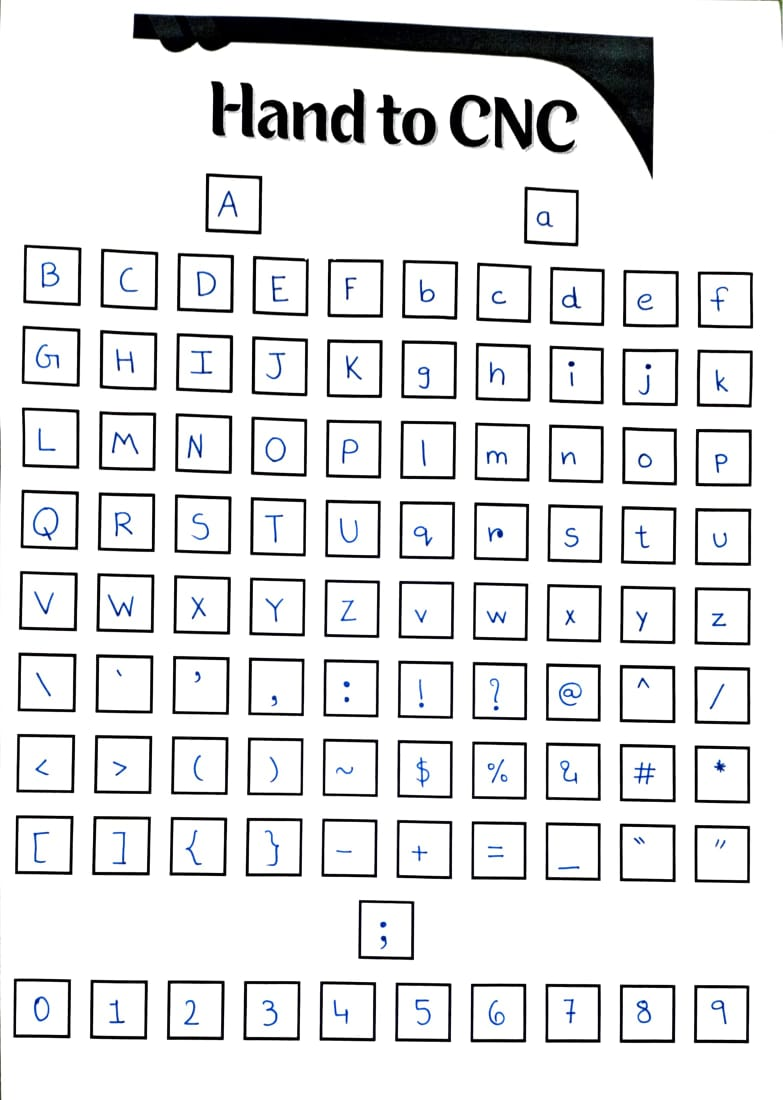
#> input picture hand_Image.jpg, 783 x 1100 px; its folder holds only this picture in this run
$ python -i textCrop.py   (imports and definitions only)
#> lines starting #> are read from the running program, lines starting #| are printed output that depends on the picture; after the words box and inside, x2 and y2 are one past the last pixel; in counts of white or black regions, pixels touching at a corner belong together
import cv2
import os

def remove_black_borders(image_path, output_path):
    """
    Removes black borders from an image and saves it.

    Parameters:
        image_path (str): Path to the input image file.
        output_path (str): Path to save the output image file.
    """
#> called with image_path = 'hand_Image.jpg', output_path = 'out.png'
    # Read image
    image = cv2.imread(image_path)
#> image is the input picture: shape (1100, 783, 3); mean B, G, R 229.2, 228.5, 228

    # Convert to grayscale
    gray = cv2.cvtColor(image, cv2.COLOR_BGR2GRAY)

    # Apply edge detection
    edges = cv2.Canny(gray, 50, 150)
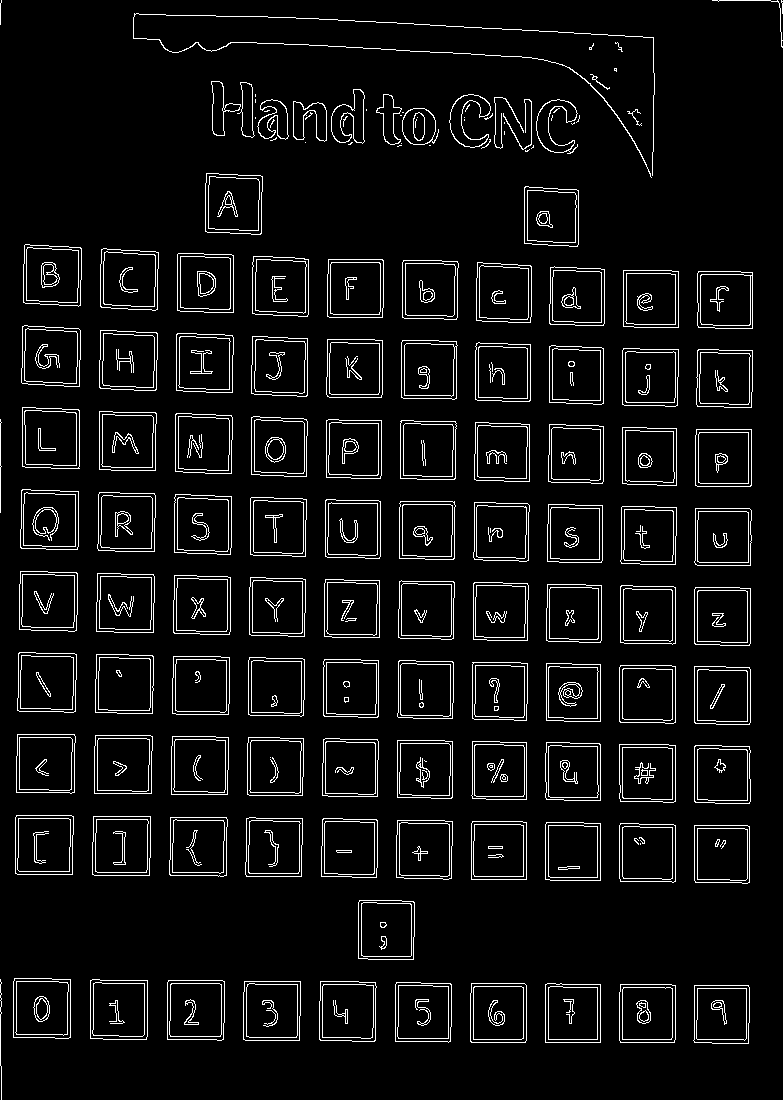
#> edges: shape (1100, 783); 6.1% white in thin lines or dots

    # Find contours
    contours, _ = cv2.findContours(edges, cv2.RETR_EXTERNAL, cv2.CHAIN_APPROX_SIMPLE)
#> contours = 144 contours, 38 with area under 20; largest, box (x1, y1, x2, y2) and area: (22, 407, 80, 469) 3384, (15, 815, 74, 875) 3378, (92, 816, 151, 876) 3378, (17, 652, 77, 713) 3370, (19, 571, 78, 632) 3360

    # Get bounding box of largest contour
    x, y, w, h = cv2.boundingRect(contours[0]) # type: ignore
#> x = 693; y = 985; w = 57; h = 59

    # Crop the image using the bounding box
    cropped_image = image[y:y+h, x:x+w]
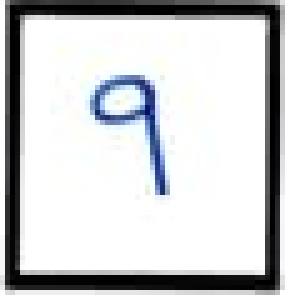
#> cropped_image: shape (59, 57, 3) (shown 5 times larger); mean B, G, R 204.6, 202.7, 201.3

    # Save the cropped image
    cv2.imwrite(output_path, cropped_image)

def remove_black_borders_in_folder(input_folder, output_folder):
    """
    Removes black borders from all images in a folder.

    Parameters:
        input_folder (str): Path to the input folder containing images.
        output_folder (str): Path to save the output images.
    """
    # Create the output folder if it doesn't exist
    if not os.path.exists(output_folder):
        os.makedirs(output_folder)

    # Get a list of all image files in the input folder
    image_files = [f for f in os.listdir(input_folder) if os.path.isfile(os.path.join(input_folder, f))]

    # Process each image file
    for image_file in image_files:
        input_path = os.path.join(input_folder, image_file)
        output_path = os.path.join(output_folder, image_file)
        remove_black_borders(input_path, output_path)

# Input and output folder paths
input_folder = "Output"
output_folder = "Output"

# Remove black borders from images in the input folder and save them to the output folder
# [1 line not run here, left out]

>>> result = remove_black_borders('hand_Image.jpg', 'out.png')

$ run again, on shashank.jpg
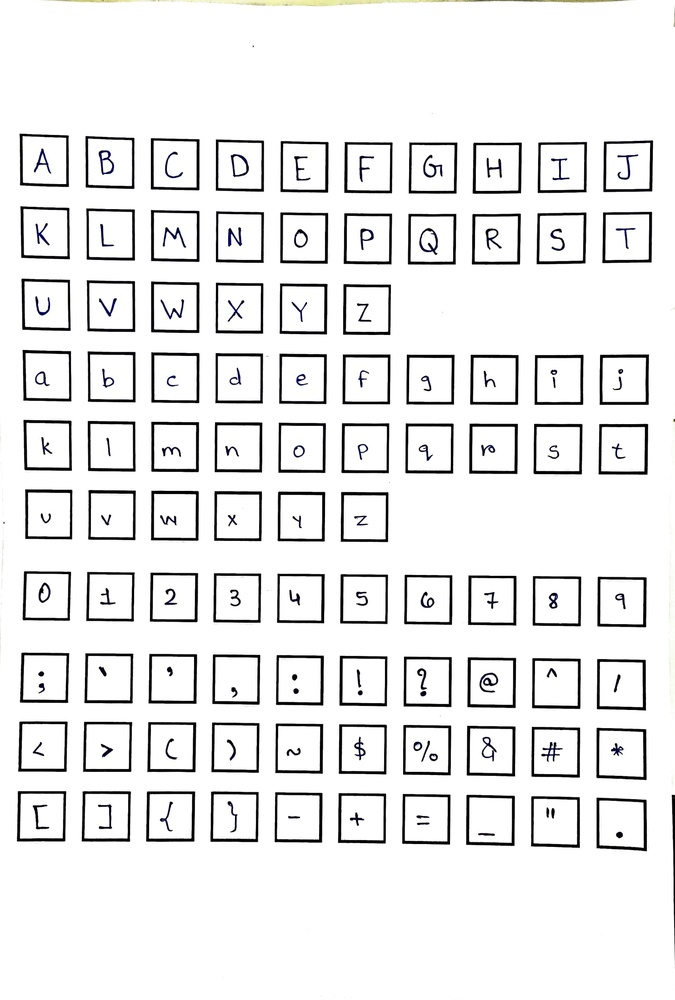
#> input picture shashank.jpg, 675 x 1000 px, shrunk from 1485 x 2200 before the run
#> in remove_black_borders, image is the input picture: shape (1000, 675, 3); mean B, G, R 235.1, 235, 235
#> in remove_black_borders, `edges = cv2.Canny(gray, 50, 150)`:
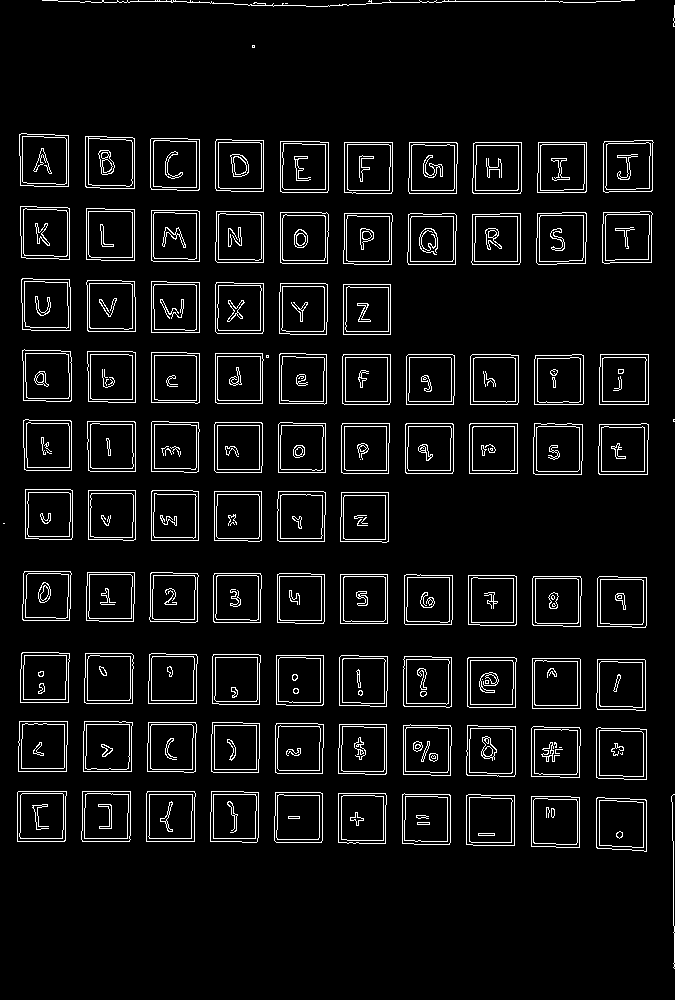
#> edges: shape (1000, 675); 6.1% white in thin lines or dots
#> contours = 100 contours, 7 with area under 20; largest, box (x1, y1, x2, y2) and area: (596, 797, 647, 852) 2542, (596, 727, 647, 780) 2518, (150, 138, 200, 191) 2508, (85, 136, 135, 189) 2504, (20, 206, 70, 260) 2498
#> x = 596; y = 797; w = 51; h = 55
#> in remove_black_borders, `cropped_image = image[y:y+h, x:x+w]`:
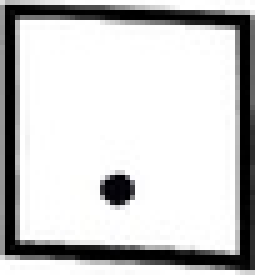
#> cropped_image: shape (55, 51, 3) (shown 5 times larger); mean B, G, R 201.8, 201.8, 201.8

$ run again, on Image.png
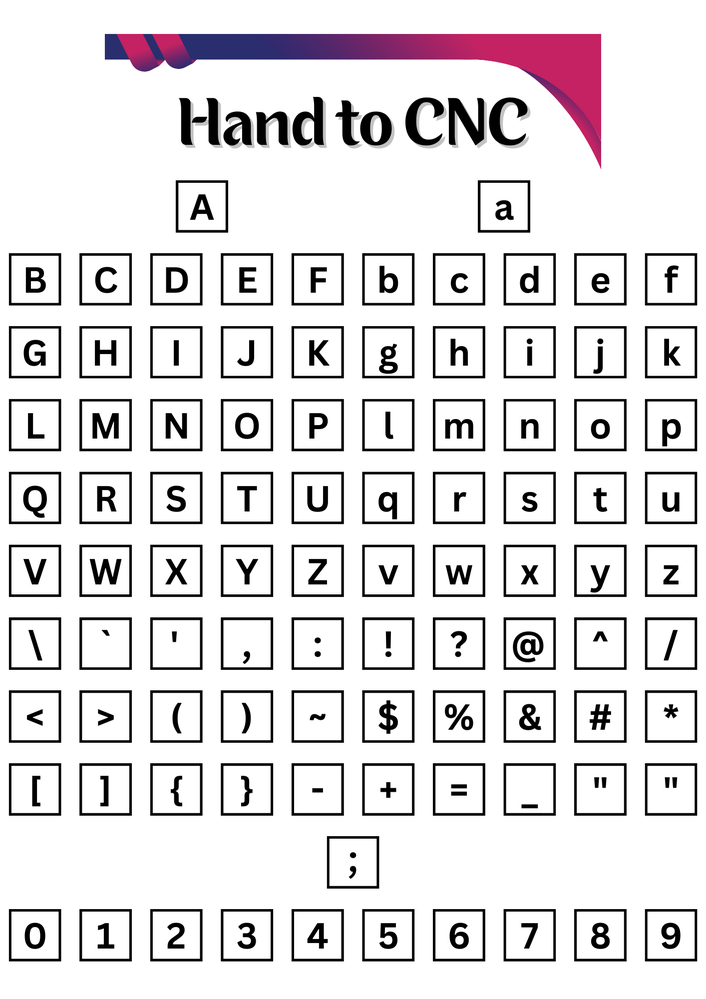
#> input picture Image.png, 706 x 999 px, shrunk from 1414 x 2000 before the run
#> in remove_black_borders, image is the input picture: shape (999, 706, 3); mean B, G, R 224.5, 222.8, 225.3
#> in remove_black_borders, `edges = cv2.Canny(gray, 50, 150)`:
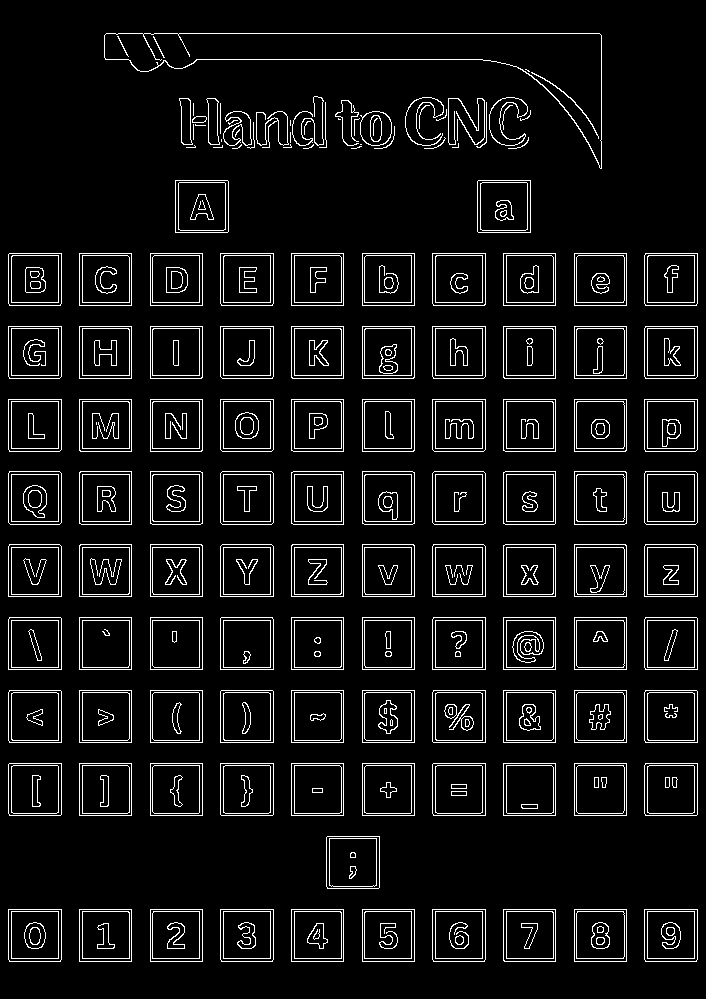
#> edges: shape (999, 706); 7.2% white in thin lines or dots
#> contours = 136 contours, 32 with area under 20; largest, box (x1, y1, x2, y2) and area: (104, 33, 602, 169) 17630, (644, 471, 698, 525) 2802, (432, 471, 486, 525) 2802, (8, 471, 62, 525) 2802, (220, 471, 274, 525) 2801
#> x = 644; y = 909; w = 54; h = 53
#> in remove_black_borders, `cropped_image = image[y:y+h, x:x+w]`:
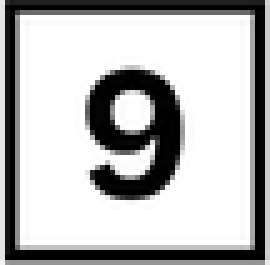
#> cropped_image: shape (53, 54, 3) (shown 5 times larger); min 0, max 255, mean 183.2
